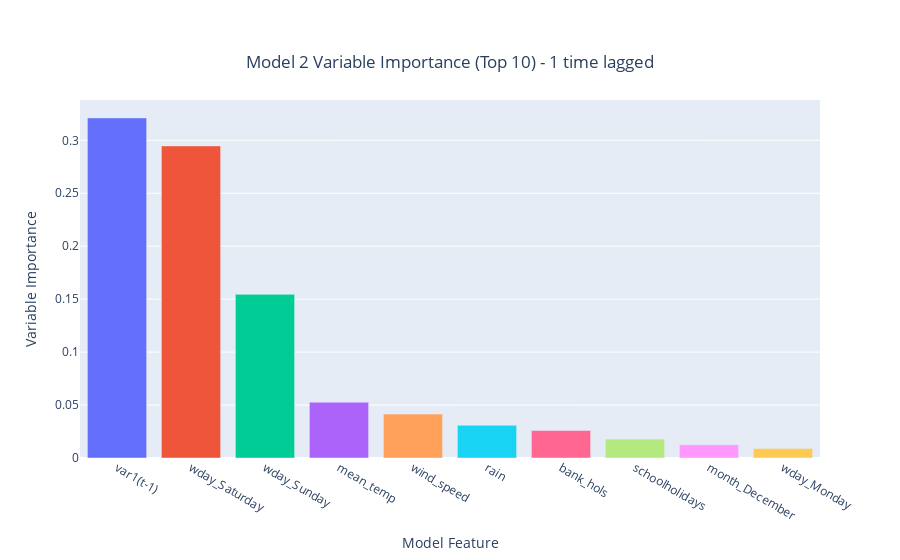

Notebook source saved alongside this figure:
### Markdown cell above
Plot importance chart for 1 time lagged variable

### Code cell
#plot importance chart
importance_fig[0].show()
importance_fig[0].write_image(f"../images/Model2ImportanceA1.svg")

### Figure 1 — Plotly figure (JSON) as saved in the notebook; plotly's stock layout.template omitted (floating-point values rounded to 4 significant figures)
{"data": [{"alignmentgroup": "True", "hovertemplate": "color=var1(t-1)<br>Model Feature=%{x}<br>Variable Importance=%{y}<extra></extra>", "legendgroup": "var1(t-1)", "marker": {"color": "#636efa", "pattern": {"shape": ""}}, "name": "var1(t-1)", "offsetgroup": "var1(t-1)", "orientation": "v", "showlegend": true, "textposition": "auto", "type": "bar", "x": ["var1(t-1)"], "xaxis": "x", "y": [0.3211], "yaxis": "y"}, {"alignmentgroup": "True", "hovertemplate": "color=wday_Saturday<br>Model Feature=%{x}<br>Variable Importance=%{y}<extra></extra>", "legendgroup": "wday_Saturday", "marker": {"color": "#EF553B", "pattern": {"shape": ""}}, "name": "wday_Saturday", "offsetgroup": "wday_Saturday", "orientation": "v", "showlegend": true, "textposition": "auto", "type": "bar", "x": ["wday_Saturday"], "xaxis": "x", "y": [0.2947], "yaxis": "y"}, {"alignmentgroup": "True", "hovertemplate": "color=wday_Sunday<br>Model Feature=%{x}<br>Variable Importance=%{y}<extra></extra>", "legendgroup": "wday_Sunday", "marker": {"color": "#00cc96", "pattern": {"shape": ""}}, "name": "wday_Sunday", "offsetgroup": "wday_Sunday", "orientation": "v", "showlegend": true, "textposition": "auto", "type": "bar", "x": ["wday_Sunday"], "xaxis": "x", "y": [0.1546], "yaxis": "y"}, {"alignmentgroup": "True", "hovertemplate": "color=mean_temp<br>Model Feature=%{x}<br>Variable Importance=%{y}<extra></extra>", "legendgroup": "mean_temp", "marker": {"color": "#ab63fa", "pattern": {"shape": ""}}, "name": "mean_temp", "offsetgroup": "mean_temp", "orientation": "v", "showlegend": true, "textposition": "auto", "type": "bar", "x": ["mean_temp"], "xaxis": "x", "y": [0.0527], "yaxis": "y"}, {"alignmentgroup": "True", "hovertemplate": "color=wind_speed<br>Model Feature=%{x}<br>Variable Importance=%{y}<extra></extra>", "legendgroup": "wind_speed", "marker": {"color": "#FFA15A", "pattern": {"shape": ""}}, "name": "wind_speed", "offsetgroup": "wind_speed", "orientation": "v", "showlegend": true, "textposition": "auto", "type": "bar", "x": ["wind_speed"], "xaxis": "x", "y": [0.04145], "yaxis": "y"}, {"alignmentgroup": "True", "hovertemplate": "color=rain<br>Model Feature=%{x}<br>Variable Importance=%{y}<extra></extra>", "legendgroup": "rain", "marker": {"color": "#19d3f3", "pattern": {"shape": ""}}, "name": "rain", "offsetgroup": "rain", "orientation": "v", "showlegend": true, "textposition": "auto", "type": "bar", "x": ["rain"], "xaxis": "x", "y": [0.0309], "yaxis": "y"}, {"alignmentgroup": "True", "hovertemplate": "color=bank_hols<br>Model Feature=%{x}<br>Variable Importance=%{y}<extra></extra>", "legendgroup": "bank_hols", "marker": {"color": "#FF6692", "pattern": {"shape": ""}}, "name": "bank_hols", "offsetgroup": "bank_hols", "orientation": "v", "showlegend": true, "textposition": "auto", "type": "bar", "x": ["bank_hols"], "xaxis": "x", "y": [0.02596], "yaxis": "y"}, {"alignmentgroup": "True", "hovertemplate": "color=schoolholidays<br>Model Feature=%{x}<br>Variable Importance=%{y}<extra></extra>", "legendgroup": "schoolholidays", "marker": {"color": "#B6E880", "pattern": {"shape": ""}}, "name": "schoolholidays", "offsetgroup": "schoolholidays", "orientation": "v", "showlegend": true, "textposition": "auto", "type": "bar", "x": ["schoolholidays"], "xaxis": "x", "y": [0.01793], "yaxis": "y"}, {"alignmentgroup": "True", "hovertemplate": "color=month_December<br>Model Feature=%{x}<br>Variable Importance=%{y}<extra></extra>", "legendgroup": "month_December", "marker": {"color": "#FF97FF", "pattern": {"shape": ""}}, "name": "month_December", "offsetgroup": "month_December", "orientation": "v", "showlegend": true, "textposition": "auto", "type": "bar", "x": ["month_December"], "xaxis": "x", "y": [0.0125], "yaxis": "y"}, {"alignmentgroup": "True", "hovertemplate": "color=wday_Monday<br>Model Feature=%{x}<br>Variable Importance=%{y}<extra></extra>", "legendgroup": "wday_Monday", "marker": {"color": "#FECB52", "pattern": {"shape": ""}}, "name": "wday_Monday", "offsetgroup": "wday_Monday", "orientation": "v", "showlegend": true, "textposition": "auto", "type": "bar", "x": ["wday_Monday"], "xaxis": "x", "y": [0.009012], "yaxis": "y"}], "layout": {"barmode": "relative", "legend": {"title": {"text": "color"}, "tracegroupgap": 0}, "showlegend": false, "title": {"text": "Model 2 Variable Importance (Top 10) - 1 time lagged", "x": 0.5, "xanchor": "center", "y": 0.9, "yanchor": "top"}, "xaxis": {"anchor": "y", "domain": [0.0, 1.0], "title": {"text": "Model Feature"}}, "yaxis": {"anchor": "x", "domain": [0.0, 1.0], "title": {"text": "Variable Importance"}}}}
